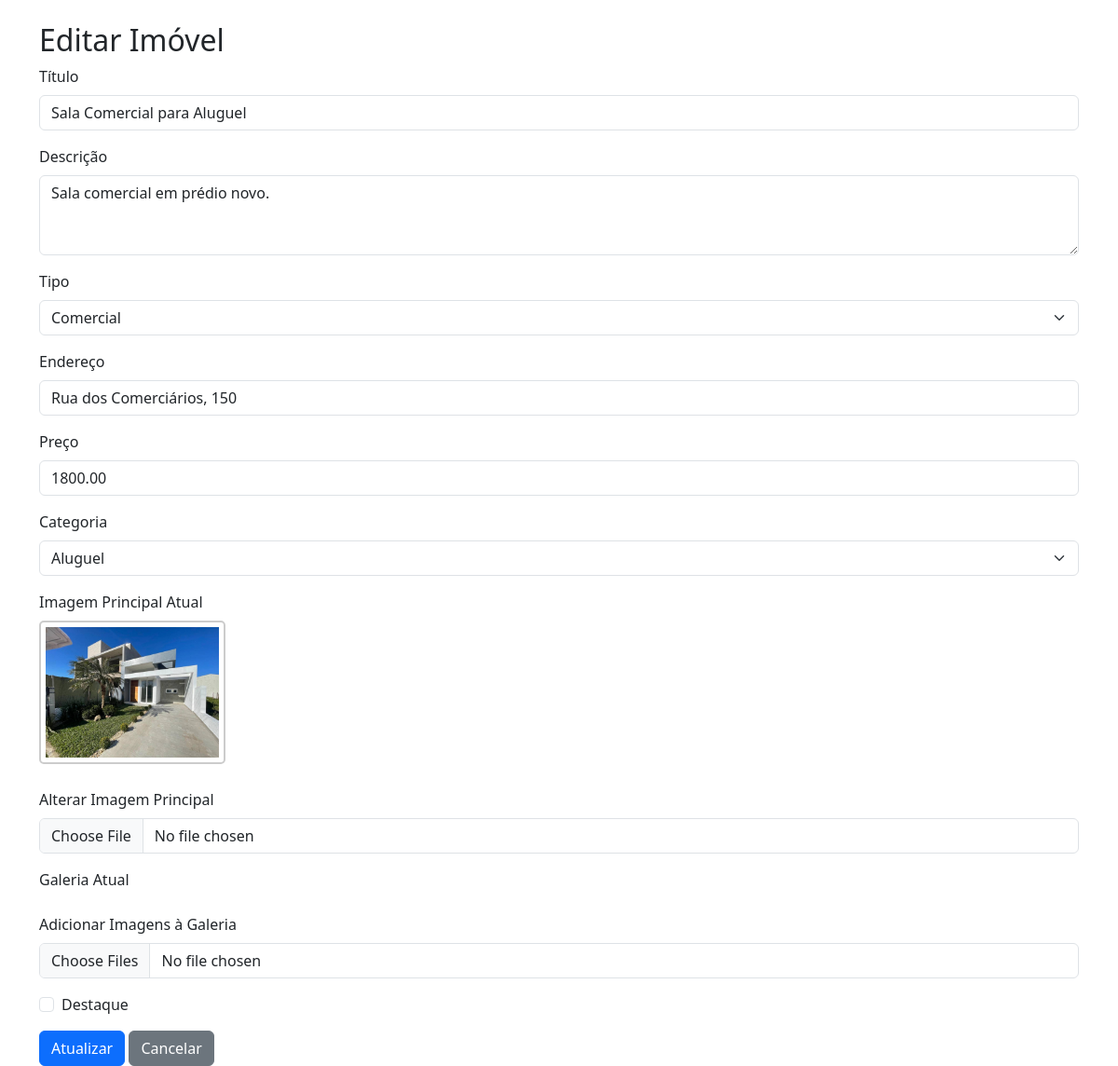
/admin/editar.php?id=8 (signed in), run on the app's committed database.
### tables this page shows
CREATE TABLE `imoveis` (
  `id` int(11) NOT NULL,
  `titulo` varchar(255) NOT NULL,
  `descricao` text NOT NULL,
  `tipo` enum('casa','apartamento','terreno','comercial') NOT NULL,
  `endereco` varchar(255) NOT NULL,
  `latitude` decimal(10,8) NOT NULL,
  `longitude` decimal(11,8) NOT NULL,
  `preco` decimal(12,2) NOT NULL,
  `categoria` enum('venda','aluguel') NOT NULL,
  `imagem` varchar(255) DEFAULT NULL,
  `destaque` tinyint(1) DEFAULT 0,
  `created_at` timestamp NOT NULL DEFAULT current_timestamp()
);

### admin/editar.php (the view, shortened to what this page needs)
<?php
require_once '../includes/db.php';
$id = $_GET['id'];
$stmt = $pdo->prepare("SELECT * FROM imoveis WHERE id = ?");
$stmt->execute([$id]);
$imovel = $stmt->fetch(PDO::FETCH_ASSOC);
?>
<!DOCTYPE html>
<html>
<head>
    <link href="https://cdn.jsdelivr.net/npm/bootstrap@5.3.0/dist/css/bootstrap.min.css" rel="stylesheet">
</head>
<body>
<div class="container mt-4">
    <h2>Editar Imóvel</h2>
    <form method="post" enctype="multipart/form-data">
        <div class="mb-3">
            <label for="titulo" class="form-label">Título</label>
            <input type="text" class="form-control" id="titulo" name="titulo" value="<?= htmlspecialchars($imovel['titulo']) ?>" required>
        </div>
        <div class="mb-3">
            <label for="descricao" class="form-label">Descrição</label>
            <textarea class="form-control" id="descricao" name="descricao" rows="3" required><?= htmlspecialchars($imovel['descricao']) ?></textarea>
        </div>
        <div class="mb-3">
            <label for="tipo" class="form-label">Tipo</label>
            <select class="form-select" id="tipo" name="tipo" required>
                <option value="comercial" <?= $imovel['tipo'] == 'comercial' ? 'selected' : '' ?>>Comercial</option>
            </select>
        </div>
        <div class="mb-3">
            <label for="endereco" class="form-label">Endereço</label>
            <input type="text" class="form-control" id="endereco" name="endereco" value="<?= htmlspecialchars($imovel['endereco']) ?>" required>
        </div>
        <div class="mb-3">
            <label for="preco" class="form-label">Preço</label>
            <input type="number" step="0.01" class="form-control" id="preco" name="preco" value="<?= htmlspecialchars($imovel['preco']) ?>" required>
        </div>
        <div class="mb-3">
            <label for="categoria" class="form-label">Categoria</label>
            <select class="form-select" id="categoria" name="categoria" required>
                <option value="aluguel" <?= $imovel['categoria'] == 'aluguel' ? 'selected' : '' ?>>Aluguel</option>
            </select>
        </div>
        <div class="mb-3">
            <label class="form-label">Imagem Principal Atual</label><br>
            <?php if ($imovel['imagem']): ?>
                <img src="../assets/img/<?= htmlspecialchars($imovel['imagem']) ?>" class="img-preview" alt="Imagem do imóvel">
            <?php else: ?>
                <p>Nenhuma imagem cadastrada.</p>
            <?php endif; ?>
        </div>
        <div class="mb-3">
            <label for="imagem" class="form-label">Alterar Imagem Principal</label>
            <input type="file" class="form-control" id="imagem" name="imagem" accept="image/*">
        </div>
       <div class="mb-3">
    <label class="form-label">Galeria Atual</label><br>
</div>
        <div class="mb-3">
            <label for="galeria" class="form-label">Adicionar Imagens à Galeria</label>
            <input type="file" class="form-control" id="galeria" name="galeria[]" accept="image/*" multiple>
        </div>
        <div class="form-check mb-3">
            <input class="form-check-input" type="checkbox" id="destaque" name="destaque" value="1" <?= $imovel['destaque'] ? 'checked' : '' ?>>
            <label class="form-check-label" for="destaque">Destaque</label>
        </div>
        <button type="submit" class="btn btn-primary">Atualizar</button>
        <a href="imoveis.php" class="btn btn-secondary">Cancelar</a>
    </form>
</div>
</body>
</html>

### admin/editar.php (style rules this page uses)
.img-preview { border: 2px solid #ccc; border-radius: 5px; padding: 5px; max-width: 200px; margin-bottom: 10px; }

### data on the page
imoveis: titulo "Sala Comercial para Aluguel", descricao "Sala comercial em prédio novo.", tipo "Comercial", endereco "Rua dos Comerciários, 150", preco "1800.00", categoria "Aluguel", imagem (picture)
